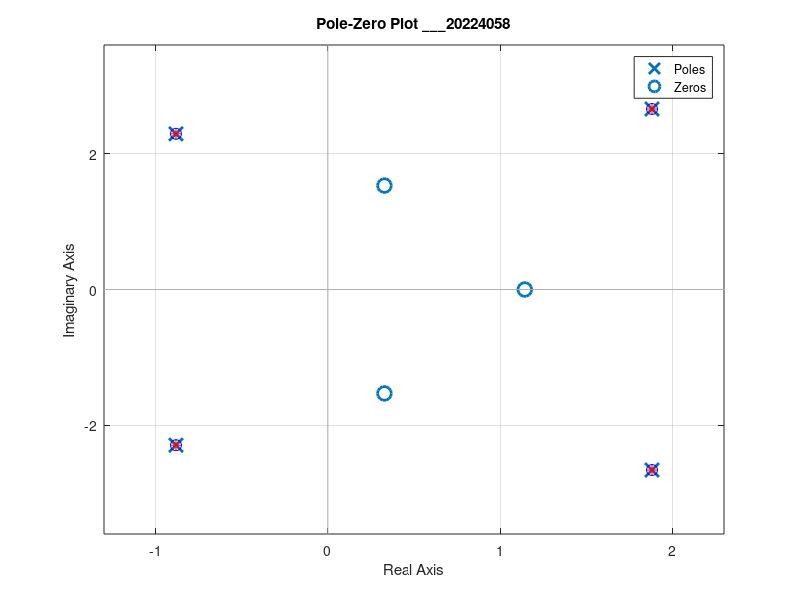

MATLAB code to generate this figure:
%define the numerator coefficients of transfer function
num = [5 -9 16 -14];

%define the denominator coefficients of transfer function
den = [1 -2 10 -4 64];

%create the transfer function
sys = tf(num, den);

%plot the pole-zero plot map
figure;

pzmap(sys);
hold on;
poles = pole(sys);
zeros = zero(sys);

%plot poles
plot(real(poles),imag(poles), 'r*','MarkerSize',8,'DisplayName','Poles');

%plot zeros
plot(real(poles),imag(poles), 'bo','MarkerSize',8,'DisplayName','zeros');

title('Pole-Zero Plot ___20224058');
legend('Poles','Zeros');
grid on;